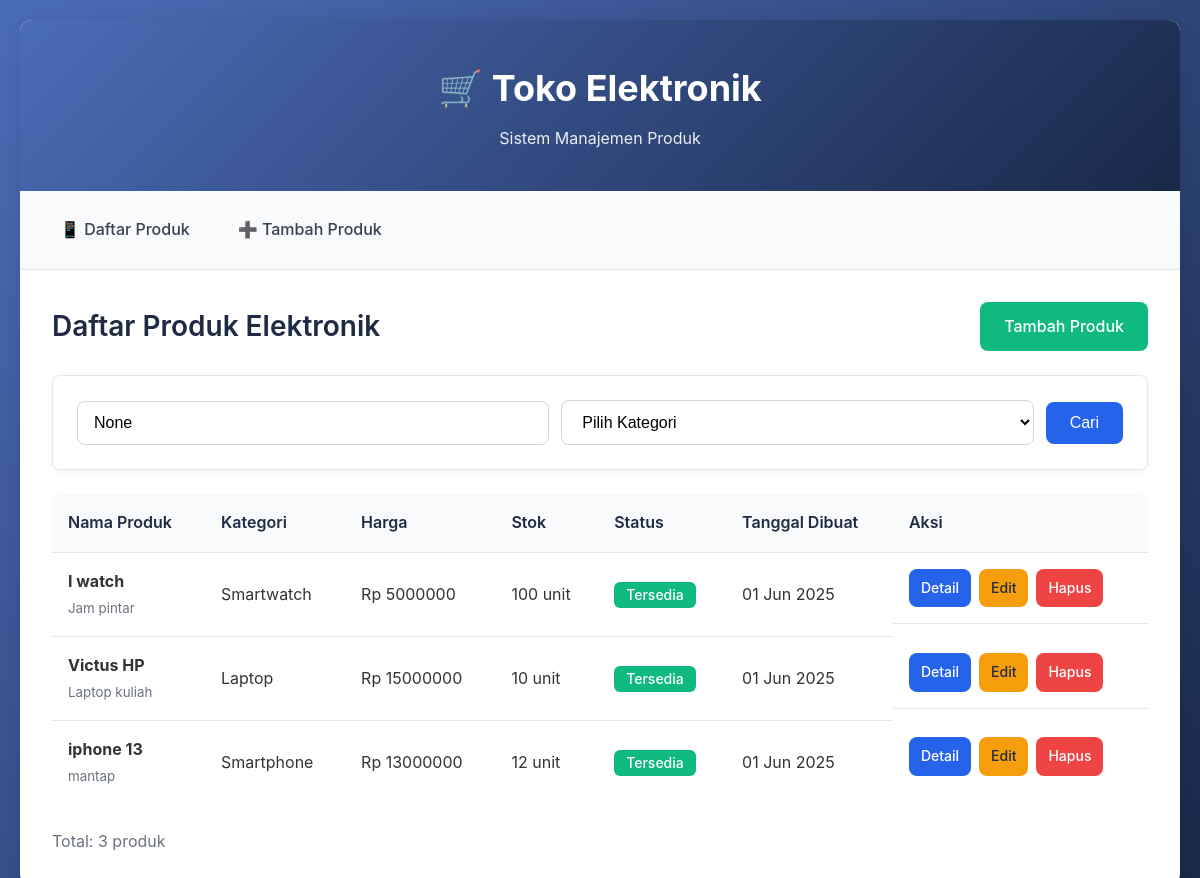
The page / on the database its author committed.
### produk/models.py (models this page shows, shortened)
class Produk(models.Model):
    KATEGORI_CHOICES = [
        ('smartphone', 'Smartphone'),
        ('laptop', 'Laptop'),
        ('tablet', 'Tablet'),
        ('headphone', 'Headphone'),
        ('speaker', 'Speaker'),
        ('smartwatch', 'Smartwatch'),
        ('camera', 'Camera'),
        ('gaming', 'Gaming'),
    ]
    nama = models.CharField(max_length=100, verbose_name="Nama Produk")
    kategori = models.CharField(max_length=20, choices=KATEGORI_CHOICES, verbose_name="Kategori")
    harga = models.DecimalField(max_digits=10, decimal_places=2, verbose_name="Harga (Rp)")
    stok = models.PositiveIntegerField(default=0, verbose_name="Stok")
    deskripsi = models.TextField(blank=True, verbose_name="Deskripsi")
    tersedia = models.BooleanField(default=True, verbose_name="Tersedia")
    tanggal_dibuat = models.DateTimeField(auto_now_add=True)
    tanggal_diupdate = models.DateTimeField(auto_now=True)
    class Meta:
        verbose_name = "Produk"
        verbose_name_plural = "Produk"
        ordering = ['-tanggal_dibuat']

### produk/views.py (the view)
# urls.py: path('', views.list_produk, name='list_produk'),
def list_produk(request):
    query = request.GET.get('q')
    kategori = request.GET.get('kategori')
    produk_list = Produk.objects.all()
    if query:
        produk_list = produk_list.filter(
            Q(nama__icontains=query) | Q(deskripsi__icontains=query)
        )
    if kategori:
        produk_list = produk_list.filter(kategori=kategori)
    kategori_choices = Produk.KATEGORI_CHOICES
    context = {
        'produk_list': produk_list,
        'query': query,
        'kategori_selected': kategori,
        'kategori_choices': kategori_choices,
    }
    return render(request, 'produk/list.html', context)

### templates/produk/list.html (shortened to what this page needs)
{% extends 'base.html' %}
{% block content %}
<div style="display: flex; justify-content: space-between; align-items: center; margin-bottom: 24px; flex-wrap: wrap; gap: 16px;">
    <h2 style="font-size: 1.75rem; font-weight: 600; color: #1f2a44;">Daftar Produk Elektronik</h2>
    <a href="{% url 'tambah_produk' %}" class="btn btn-success">Tambah Produk</a>
</div>
<form method="GET" class="search-form" style="display: flex; align-items: center; gap: 12px; flex-wrap: wrap; background: #ffffff; border: 1px solid #e5e7eb; box-shadow: 0 2px 8px rgba(0, 0, 0, 0.05);">
    <input type="text" name="q" placeholder="Cari produk..." value="{{ query }}" style="flex: 1; min-width: 200px; padding: 12px 16px; border: 1px solid #d1d5db; border-radius: 8px; font-size: 1rem; transition: border-color 0.3s ease, box-shadow 0.3s ease;">
    <select name="kategori" style="flex: 1; min-width: 150px; padding: 12px 16px; border: 1px solid #d1d5db; border-radius: 8px; font-size: 1rem; background: #ffffff; transition: border-color 0.3s ease, box-shadow 0.3s ease;">
        <option value="">Pilih Kategori</option>
    </select>
    <button type="submit" class="btn" style="padding: 12px 24px; font-size: 1rem;">Cari</button>
</form>
{% if produk_list %}
    <table class="table">
        <thead>
            <tr>
                <th>Nama Produk</th>
                <th>Kategori</th>
                <th>Harga</th>
                <th>Stok</th>
                <th>Status</th>
                <th>Tanggal Dibuat</th>
                <th>Aksi</th>
            </tr>
        </thead>
        <tbody>
            {% for produk in produk_list %}
            <tr>
                <td>
                    <strong>{{ produk.nama }}</strong>
                    {% if produk.deskripsi %}
                        <br><small style="color: #6b7280;">{{ produk.deskripsi|truncatechars:50 }}</small>
                    {% endif %}
                </td>
                <td>{{ produk.get_kategori_display }}</td>
                <td>Rp {{ produk.harga|floatformat:0 }}</td>
                <td>{{ produk.stok }} unit</td>
                <td>
                    {% if produk.tersedia %}
                        <span class="badge badge-success">Tersedia</span>
                    {% else %}
                        <span class="badge badge-danger">Tidak Tersedia</span>
                    {% endif %}
                </td>
                <td>{{ produk.tanggal_dibuat|date:"d M Y" }}</td>
                <td style="display: flex; gap: 8px; flex-wrap: wrap;">
                    <a href="{% url 'detail_produk' produk.id %}" class="btn" style="font-size: 0.875rem; padding: 8px 12px;">Detail</a>
                    <a href="{% url 'edit_produk' produk.id %}" class="btn btn-warning" style="font-size: 0.875rem; padding: 8px 12px;">Edit</a>
                    <a href="{% url 'hapus_produk' produk.id %}" class="btn btn-danger" style="font-size: 0.875rem; padding: 8px 12px;">Hapus</a>
                </td>
            </tr>
            {% endfor %}
        </tbody>
    </table>
    <p style="color: #6b7280; margin-top: 24px;">
        Total: {{ produk_list.count }} produk
    </p>
{% else %}
    <div class="empty-state">
        <h3>Belum Ada Produk</h3>
        <p>Mulai dengan menambahkan produk elektronik pertama Anda!</p>
        <a href="{% url 'tambah_produk' %}" class="btn btn-success">Tambah Produk Pertama</a>
    </div>
{% endif %}
{% endblock %}

### templates/base.html (shortened to what this page needs)
<!DOCTYPE html>
<html lang="id">
<head>
</head>
<body>
    <div class="container">
        <div class="header">
            <h1>🛒 Toko Elektronik</h1>
            <p>Sistem Manajemen Produk</p>
        </div>
        <div class="nav">
            <a href="{% url 'list_produk' %}">📱 Daftar Produk</a>
            <a href="{% url 'tambah_produk' %}">➕ Tambah Produk</a>
        </div>
        <div class="content">
            {% block content %}
            {% endblock %}
        </div>
    </div>
</body>
</html>

### templates/base.html (style rules this page uses)
* { margin: 0; padding: 0; box-sizing: border-box; }
body { font-family: 'Inter', -apple-system, BlinkMacSystemFont, 'Segoe UI', Roboto, sans-serif; background: linear-gradient(135deg, #4b6cb7 0%, #182848 100%); min-height: 100vh; padding: 20px; line-height: 1.6; color: #333; }
.container { max-width: 1280px; margin: 0 auto; background: #ffffff; border-radius: 12px; box-shadow: 0 4px 20px rgba(0, 0, 0, 0.1); overflow: hidden; }
.header { background: linear-gradient(135deg, #4b6cb7 0%, #182848 100%); color: #ffffff; padding: 40px 20px; text-align: center; }
.header h1 { font-size: 2.25rem; font-weight: 700; margin-bottom: 8px; }
.header p { font-size: 1rem; opacity: 0.9; }
.nav { background: #f9fafb; padding: 16px 24px; border-bottom: 1px solid #e5e7eb; display: flex; gap: 16px; flex-wrap: wrap; }
.nav a { color: #374151; text-decoration: none; padding: 10px 16px; border-radius: 8px; font-weight: 500; transition: background-color 0.3s ease, color 0.3s ease; }
.content { padding: 32px; }
.btn { display: inline-flex; align-items: center; padding: 12px 24px; background: #2563eb; color: #ffffff; text-decoration: none; border-radius: 8px; border: none; cursor: pointer; font-weight: 500; transition: background-color 0.3s ease, transform 0.2s ease; }
.btn-danger { background: #ef4444; }
.btn-warning { background: #f59e0b; color: #1f2a44; }
.btn-success { background: #10b981; }
.table { width: 100%; border-collapse: separate; border-spacing: 0; margin: 24px 0; background: #ffffff; border-radius: 8px; overflow: hidden; }
.table th, .table td { padding: 16px; text-align: left; border-bottom: 1px solid #e5e7eb; }
.table th { background: #f9fafb; font-weight: 600; color: #1f2a44; }
.table tr:last-child td { border-bottom: none; }
.search-form { background: #f9fafb; padding: 24px; border-radius: 8px; margin-bottom: 24px; display: flex; gap: 12px; flex-wrap: wrap; align-items: center; }
.search-form input, .search-form select { width: auto; flex: 1; min-width: 200px; }
.badge { display: inline-block; padding: 6px 12px; font-size: 0.875rem; font-weight: 500; border-radius: 6px; line-height: 1; }
.badge-success { background: #10b981; color: #ffffff; }

### rows shown on the page
Produk: nama "I watch", deskripsi "Jam pintar", kategori "Smartwatch", harga "5000000", stok "100", tersedia "Tersedia", tanggal_dibuat "01 Jun 2025"
Produk: nama "Victus HP", deskripsi "Laptop kuliah", kategori "Laptop", harga "15000000", stok "10", tersedia "Tersedia", tanggal_dibuat "01 Jun 2025"
Produk: nama "iphone 13", deskripsi "mantap", kategori "Smartphone", harga "13000000", stok "12", tersedia "Tersedia", tanggal_dibuat "01 Jun 2025"

### other values the page prints
{{ produk_list.count }} "3"
